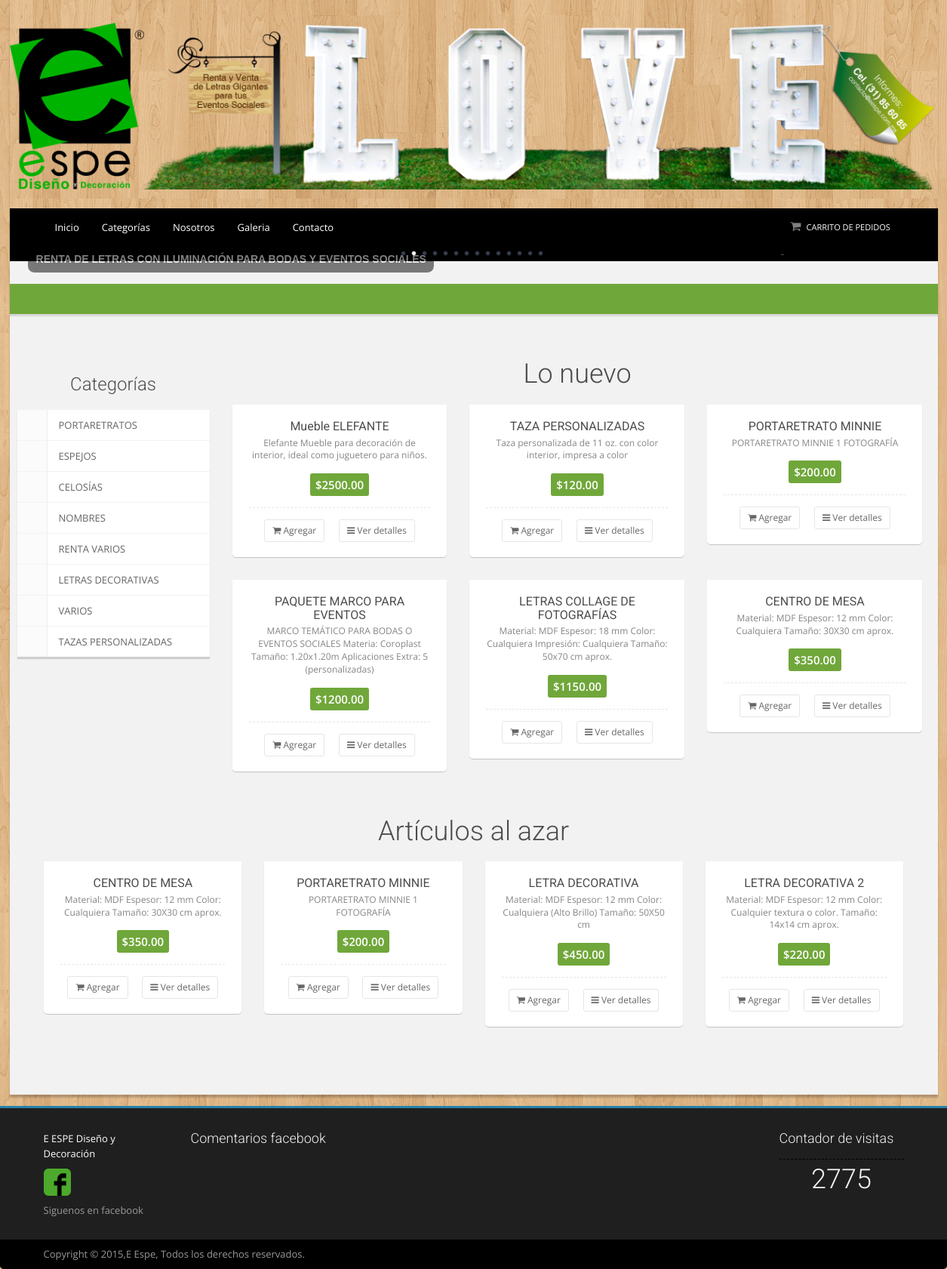
Screenshot of /index_.php with the database file from the repository.
### tables this page shows
CREATE TABLE IF NOT EXISTS `categorias` (
  `id_categoria` bigint(20) NOT NULL AUTO_INCREMENT,
  `categoria` varchar(50) DEFAULT NULL,
  `imagen` varchar(100) DEFAULT NULL,
  PRIMARY KEY (`id_categoria`)
);

CREATE TABLE IF NOT EXISTS `productos` (
  `id_producto` bigint(20) NOT NULL AUTO_INCREMENT,
  `id_categoria` bigint(20) NOT NULL,
  `nombre_producto` varchar(50) NOT NULL,
  `precio` float NOT NULL,
  `descripcion` varchar(255) DEFAULT NULL,
  `informacion_adicional` varchar(255) DEFAULT NULL,
  `info_pago_envio` varchar(255) DEFAULT NULL,
  `foto_principal` text,
  `fecha_alta` datetime DEFAULT NULL,
  PRIMARY KEY (`id_producto`),
  KEY `id_categoria` (`id_categoria`)
);

CREATE TABLE IF NOT EXISTS `visitas` (
  `id` bigint(20) NOT NULL,
  `contador` int(11) DEFAULT '0',
  PRIMARY KEY (`id`)
);

### includes/Conexion.php (called while the page is built, shortened)
<?php
class MySQL {
    private $conexion;
    public function MySQL() {
        if (!isset($this->conexion)) {
  $this->conexion = (mysql_connect("localhost", "root", ""))
                    or die(mysql_error());
        }
    }
    public function consulta($consulta) {
        $resultado = mysql_query($consulta, $this->conexion);
        return $resultado;
    }
    public function fetch_array($consulta) {
        return mysql_fetch_array($consulta);
    }
}
?>

### index_.php (the view, shortened to what this page needs)
<!DOCTYPE HTML>
<html>
    <?php
    include './includes/Conexion.php';
    ?>
    <head>
        <link rel="stylesheet" href="css/boostrap.css">
        <link rel="stylesheet" href="css/font_awesome.css">
        <link rel="stylesheet" href="css/styles.css">
        <link rel="stylesheet" href="css/mystyles.css">
        <link rel="stylesheet" type="text/css" href="engine1/style.css" />
    </head>
    <body class="boxed" style="background-image: url(img/textures/wood-1.jpg)">
        <div class="global-wrap">
            <div class="top-main-area text-center">
                <div class="container" style="width: 100%;margin: 0;padding: 0">
                    <a href="index.php" class="logo mt5">
                        <?php
                        include './includes/files/logo.php';
                        ?>
                    </a>
                </div>
            </div>
            <?php
            include './includes/files/header.php';
            ?>
            <div>
                <div id="wowslider-container1">
                            <?php
                    $sql = new MySQL();
                    $tags="";
                    $i=0;
                    $res = $sql->consulta("SELECT * FROM fotos_banner");
                    while ($row = $sql->fetch_array($res)) {
                    ?>
                        <?php
                        $i++;
                        $tags.='<a href="#" ><span>'.($i+1).'</span></a>';
                    }
                    ?>
                    <div class="ws_bullets">
                        <div>
                           <?=$tags?>
                        </div>
                    </div>
                </div>
            </div>
            <form class="search-area form-group">
            </form>
            <div class="row">
                <div class="col-md-3" style="margin-left: 10px">
                    <aside class="sidebar-left"><br />
                        <h3 class="mb20 text-center">Categorías</h3>
                        <ul class="nav nav-tabs nav-stacked nav-coupon-category nav-coupon-category-left">
                            <?php
                            $sql = new MySQL();
                            $res = $sql->consulta("SELECT * FROM categorias");
                            while ($row = $sql->fetch_array($res)) {
                                ?>
                                <li><a href="categorias.php?id_categoria=<?= $row["id_categoria"] ?>"><i class="fa <?= $row["imagen"] ?>"></i><?= $row["categoria"] ?></a>
                                </li>
                                <?php
                            }
                            ?>
                        </ul>
                    </aside>
                </div>
                <div class="col-md-9" style="margin-left: -30px">
                    <h1 class="mb20 text-center">Lo nuevo</h1>
                    <?php
                    $i = 1;
                    $res = $sql->consulta("SELECT * FROM productos a INNER JOIN categorias b ON a.id_categoria=b.id_categoria ORDER BY fecha_alta DESC LIMIT 6");
                    while ($row = $sql->fetch_array($res)) {
                        if ($i == 1) {
                            echo "<div class='row row-wrap'>";
                        }
                        ?>
                        <div class = "col-md-4">
                            <div class = "product-thumb">
                                <div class = "product-inner">
                                    <h5 class = "product-title"><?= $row["nombre_producto"] ?></h5>
                                    <p class = "product-desciption">
                                        <?= $row["descripcion"] ?>
                                    </p>
                                    <div class = "product-meta">
                                        <ul class = "product-price-list">
                                            <li><span class = "product-price">$<?= $row["precio"] ?>.00</span>
                                            </li>
                                        </ul>
                                        <ul class = "product-actions-list">
                                            <li><a itemid="<?= $row["id_producto"] ?>" class = "btn btn-sm" href = "#" id = "agregarProducto"><i class = "fa fa-shopping-cart"></i> Agregar</a>
                                            </li>
                                            <li><a href = "detalleProducto.php?id_producto=<?= $row["id_producto"] ?>" class = "btn btn-sm"><i class = "fa fa-bars"></i> Ver detalles</a>
                                            </li>
                                        </ul>
                                    </div>
                                </div>
                            </div>
                        </div>
                        <?php
                        if ($i == 3) {
                            $i = 0;
                            echo "</div>";
                        }
                        $i++;
                    }
                    ?>
                </div>
            </div>
            <h1 class="mb20 text-center">Artículos al azar </h1>
            <div class="row row-wrap" style="width: 95%; margin-left: 2.5%">
                <?php
                $res = $sql->consulta("SELECT * FROM productos ORDER BY RAND() LIMIT 4");
                while ($row = $sql->fetch_array($res)) {
                    ?>
                    <div class="col-md-3">
                        <div class="product-thumb">
                            <div class = "product-inner">
                                <h5 class = "product-title"><?= $row["nombre_producto"] ?></h5>
                                <p class = "product-desciption">
                                    <?= $row["descripcion"] ?>
                                </p>
                                <div class = "product-meta">
                                    <ul class = "product-price-list">
                                        <li><span class = "product-price">$<?= $row["precio"] ?>.00</span>
                                        </li>
                                    </ul>
                                    <ul class = "product-actions-list">
                                        <li><a itemid="<?= $row["id_producto"] ?>" class = "btn btn-sm" href = "#" id = "agregarProducto"><i class = "fa fa-shopping-cart"></i> Agregar</a>
                                        </li>
                                        <li><a href = "detalleProducto.php?id_producto=<?= $row["id_producto"] ?>" class = "btn btn-sm"><i class = "fa fa-bars"></i> Ver detalles</a>
                                        </li>
                                    </ul>
                                </div>
                            </div>
                        </div>
                    </div>
                    <?php
                }
                ?>
            </div>
        </div>
        <?php
        include './includes/files/footer.php';
        ?>
</body>
</html>

### includes/files/footer.php (shortened to what this page needs)
<footer class="main">
    <div class="footer-top-area">
        <div class="container">
            <div class="row row-wrap">
                <div class="col-md-2">
                    <a href="index.html">
                        E ESPE Diseño y Decoración
                    </a>
                    <ul class="list list-social">
                        <li>
                            <a target="_blank" href="https://www.facebook.com/pages/E-ESPE/883288218371368?fref=ts "><img src="img/icono_face.png" style="width: 40%; cursor: pointer" title="Facebook" /></a>
                        </li>
                    </ul>
                    <p>
                        Siguenos en facebook
                    </p>
                </div>
                <div class="col-md-8">
                    <h4>Comentarios facebook</h4>
                </div>
                <div class="col-md-2">
                    <ul class="thumb-list">
                        <li>
                            <h4>Contador de visitas</h4>
                        </li>
                        <li>
                            <h1 style="text-align: center"><?php
                                $res = $sql->consulta("SELECT contador FROM visitas");
                                if ($row = $sql->fetch_array($res)) {
                                    echo $row["contador"];
                                }
                                ?>
                            </h1>
                        </li>
                    </ul>
                </div>
            </div>
        </div>
    </div>
    <div class="footer-copyright">
        <div class="container">
            <div class="row">
                <div class="col-md-4">
                    <p>Copyright © 2015,E Espe, Todos los derechos reservados.</p>
                </div>
                <div class="col-md-6 col-md-offset-2">
                </div>
            </div>
        </div>
    </div>
</footer>

### engine1/style.css (style rules this page uses)
#wowslider-container1 { display: table; zoom: 1; position: relative; width: 100%; max-width: 1230px; max-height:413px; margin:15px auto 15px; z-index:90; text-align:left; font-size: 10px; text-shadow: none; -webkit-box-sizing: content-box; -moz-box-sizing: content-box; box-sizing: content-box; }
#wowslider-container1 a { text-decoration: none; outline: none; border: none; }
#wowslider-container1 .ws_bullets { float: left; position:absolute; z-index:70; }
#wowslider-container1 .ws_bullets div { position:relative; float:left; font-size: 0px; }
#wowslider-container1 .ws_bullets a { line-height: 0; }
#wowslider-container1.ws_gestures { cursor: -webkit-grab; cursor: -moz-grab; }
#wowslider-container1 .ws_bullets a { position:relative; background:url("bullet.png") no-repeat scroll 0 0 transparent; border:0 none; float:left; cursor:pointer; height:10px; margin-right:4px; text-indent:-9999px; width:10px; z-index:100; outline:none; color:transparent; }
#wowslider-container1 a.ws_selbull,#wowslider-container1 a.ws_overbull,#wowslider-container1 .ws_bullets a:hover { background-position:100% 0; }
#wowslider-container1 .ws_bullets { bottom:20px; left:50%; }
#wowslider-container1 .ws_bullets div { left:-50%; }

### rows the page displays
categorias: categoria "PORTARETRATOS"
categorias: categoria "ESPEJOS"
categorias: categoria "CELOSÍAS"
categorias: categoria "NOMBRES"
categorias: categoria "RENTA VARIOS"
categorias: categoria "LETRAS DECORATIVAS"
categorias: categoria "VARIOS"
categorias: categoria "TAZAS PERSONALIZADAS"
productos: nombre_producto "Mueble ELEFANTE", descripcion "Elefante Mueble para decoración de interior, ideal como juguetero para niños.", precio "2500"
productos: nombre_producto "TAZA PERSONALIZADAS", descripcion "Taza personalizada de 11 oz. con color interior, impresa a color", precio "120"
productos: nombre_producto "PORTARETRATO MINNIE", descripcion "PORTARETRATO MINNIE 1 FOTOGRAFÍA", precio "200"
productos: nombre_producto "PAQUETE MARCO PARA EVENTOS", descripcion "MARCO TEMÁTICO PARA BODAS O EVENTOS SOCIALES Materia: Coroplast Tamaño: 1.20x1.20m Aplicaciones Extra: 5 (personalizadas)", precio "1200"
productos: nombre_producto "LETRAS COLLAGE DE FOTOGRAFÍAS", descripcion "Material: MDF Espesor: 18 mm Color: Cualquiera Impresión: Cualquiera Tamaño: 50x70 cm aprox.", precio "1150"
productos: nombre_producto "CENTRO DE MESA", descripcion "Material: MDF Espesor: 12 mm Color: Cualquiera Tamaño: 30X30 cm aprox.", precio "350"
productos: nombre_producto "LETRA DECORATIVA", descripcion "Material: MDF Espesor: 12 mm Color: Cualquiera (Alto Brillo) Tamaño: 50X50 cm", precio "450"
productos: nombre_producto "LETRA DECORATIVA 2", descripcion "Material: MDF Espesor: 12 mm Color: Cualquier textura o color. Tamaño: 14x14 cm aprox.", precio "220"
visitas: contador "2775"
